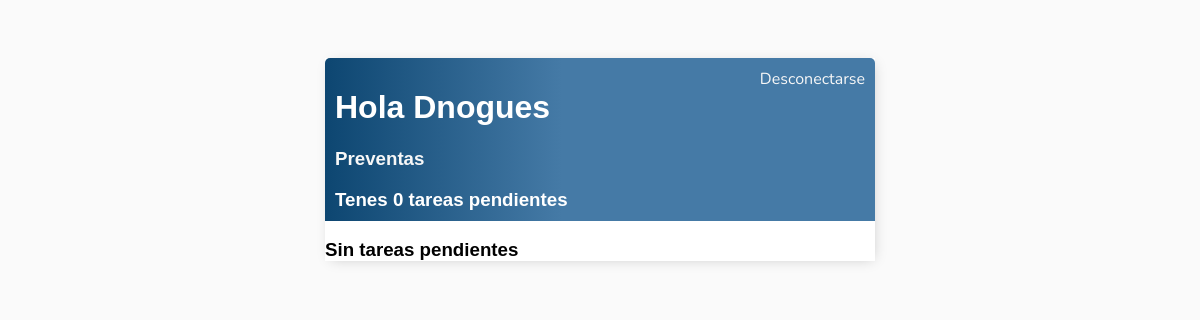
Page / (signed in) on the earlier database version.
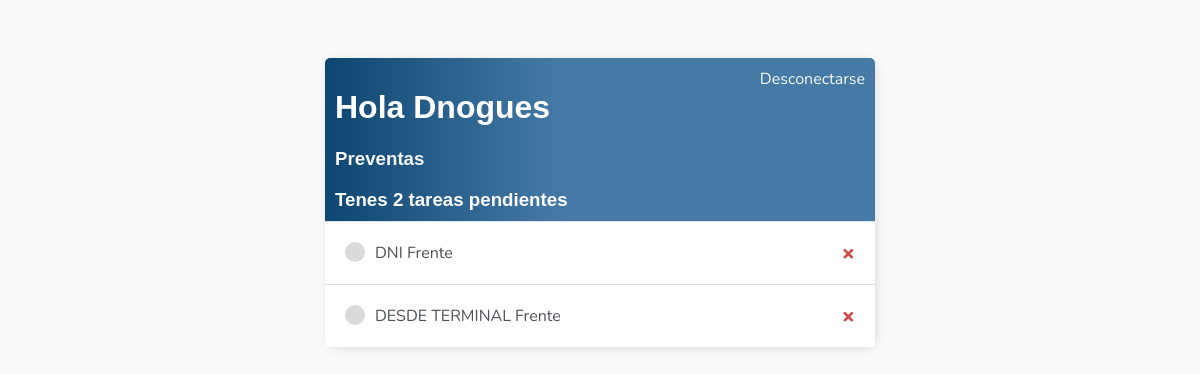
Same page on the later database version.
### tareas/models.py (models this page shows, shortened)
class Tareas(models.Model):
    user = models.ForeignKey(User, on_delete=models.CASCADE,null=True,blank=True)
    titulo = models.CharField(max_length=200)
    descripcion = models.TextField(null=True,blank=True)
    descarga = models.CharField(max_length=30,null=True,blank=True)
    adjunto = models.FileField(blank=True,null=True,upload_to=save_path)
    completo = models.BooleanField(default=False)
    actualizado = models.DateField(auto_now=True) # fecha de actualizacion para
    creado = models.DateField(auto_now_add=True)
    pv = models.ForeignKey(Preventa, on_delete=models.CASCADE, null=True,blank=True)
    def __str__(self) -> str:
        return self.titulo
    class Meta:
        ordering = ['completo']
        verbose_name = 'tarea'
        verbose_name_plural = 'tareas'

### tareas/views.py (the view)
# urls.py: path('',ListaTareas.as_view(),name='tareas'),
class ListaTareas(LoginRequiredMixin, ListView):
    model = Tareas
    context_object_name = 'tareas'
    def get_context_data(self, **kwargs: Any) -> Dict[str, Any]:
        context = super().get_context_data(**kwargs)
        context['tareas'] = context['tareas'].filter(user=self.request.user)
        context['cantidad'] = context['tareas'].filter(completo=False).count()
        return context

### tareas/templates/tareas/tareas_list.html
{% extends 'tareas/base.html' %}
{% block content %}
<div class="header-bar">
    <div>
        <div >
            <h1>Hola {{request.user|title}}</h1>
            <a href="{% url 'preventas' %}"><h3 style="margin-right: 20px; display: flex;">Preventas</h3></a>
            <h3 style="margin:0"> Tenes {{cantidad}} tarea{{cantidad|pluralize:"s" }} pendientes</h3>
        </div>
    </div>
    {% if request.user.is_authenticated %}
    <a href="{% url 'logout' %}">Desconectarse</a>
    {% else %}
    <a href="{% url 'login' %}">Conectarse</a>
    {% endif %}
</div>
<div class="task-items-wraper">
    {% for tarea in tareas %}
        <div class="task-wraper">
            {% if tarea.completo %}
                <div class="task-title" >
                    <div class="task-complete-icon"></div>
                    <i><s><a href="{% url 'actualizar-tarea' tarea.id %}">{{tarea}}</a></s></i>
                </div>
                <a class="delete-link" href="{% url 'eliminar-tarea' tarea.id %}">&#215;</a>
            {% else %}
                <div class="task-title">
                    <div class="task-incomplete-icon"></div>
                    <a href="{% url 'actualizar-tarea' tarea.id %}">{{tarea}}</a>
                </div>
                <a class="delete-link" href="{% url 'eliminar-tarea' tarea.id %}">&#215;</a>
                {% endif %}
        </div>
        {% empty %}
        <h3>Sin tareas pendientes</h3>
        {% endfor %}
</div>
{% endblock content%}

### tareas/templates/tareas/base.html (shortened to what this page needs)
<!DOCTYPE html>
<html lang="en">
<head>
</head>
<body>
    <div class="container">
        {% block content %}
        {% endblock %}
    </div>
</body>
</html>

### tareas/templates/tareas/base.html (style rules this page uses)
body { background-color: #FAFAFA; font-family: 'Nunito', sans-serif; padding-top: 50px; }
h1, h2, h3, h4, h5, h6 { font-family: 'Raleway', sans-serif; }
a, p { color: #4b5156; }
.container { max-width: 550px; margin: auto; background-color: #fff; -webkit-box-shadow: 2px 2px 13px -4px rgba(0, 0, 0, 0.21); box-shadow: 2px 2px 13px -4px rgba(0, 0, 0, 0.21); }
.header-bar { display: flex; justify-content: space-between; color: #fff; padding: 10px; border-radius: 5px 5px 0 0; background: linear-gradient(90deg, #0d4671 0%, #457aa6 43%, #457aa6 100%); }
.header-bar a { color: #f7f7f7; text-decoration: none; }
.task-wraper { display: flex; align-items: center; justify-content: space-between; padding: 20px; background-color: #fff; border-top: 1px solid #e2e2e2; }
.task-title { display: flex; }
.task-title a { text-decoration: none; color: #4b5156; margin-left: 10px; }
.task-incomplete-icon { height: 20px; width: 20px; background-color: #dadada; border-radius: 50%; }
.delete-link { text-decoration: none; font-weight: 900; color: #cf4949; font-size: 22px; line-height: 0; }

Differences in the rows shown:
added Tareas: titulo "DNI Frente"
added Tareas: titulo "DESDE TERMINAL Frente"
Other differences:
{{ cantidad }}: "0" → "2"
text no longer shown: "Sin tareas pendientes"
